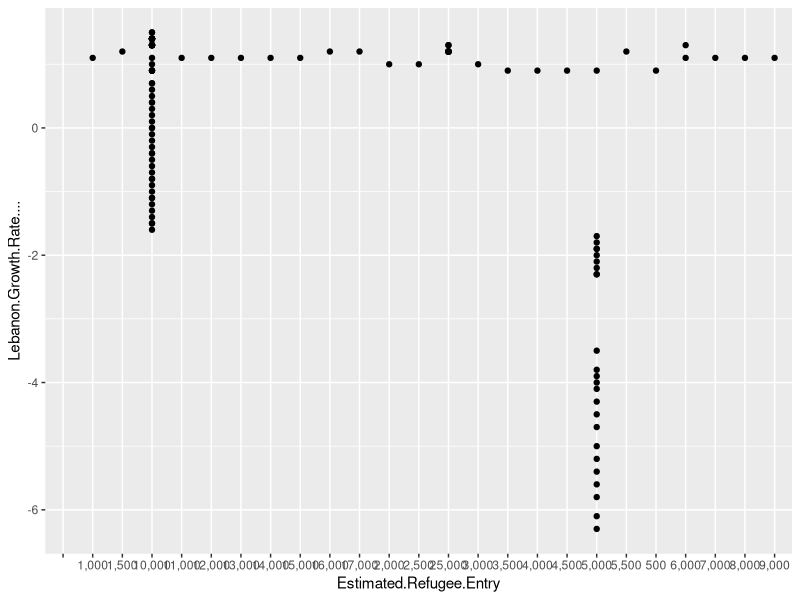

This figure's R source:
## ---- chunk 1
setwd("/Users/elie/Desktop/Penn/semester 8/psci3200/datat assignment")
refugee_dat <- read.csv("Monthly Dataset.csv")
library(ggplot2)
refugee_dat$Lebanon.Growth.Rate....
## ---- chunk 2
ggplot(refugee_dat, aes(x=Estimated.Refugee.Entry, y=Lebanon.Growth.Rate....)) + 
  geom_point()+
  geom_smooth(method=lm)
